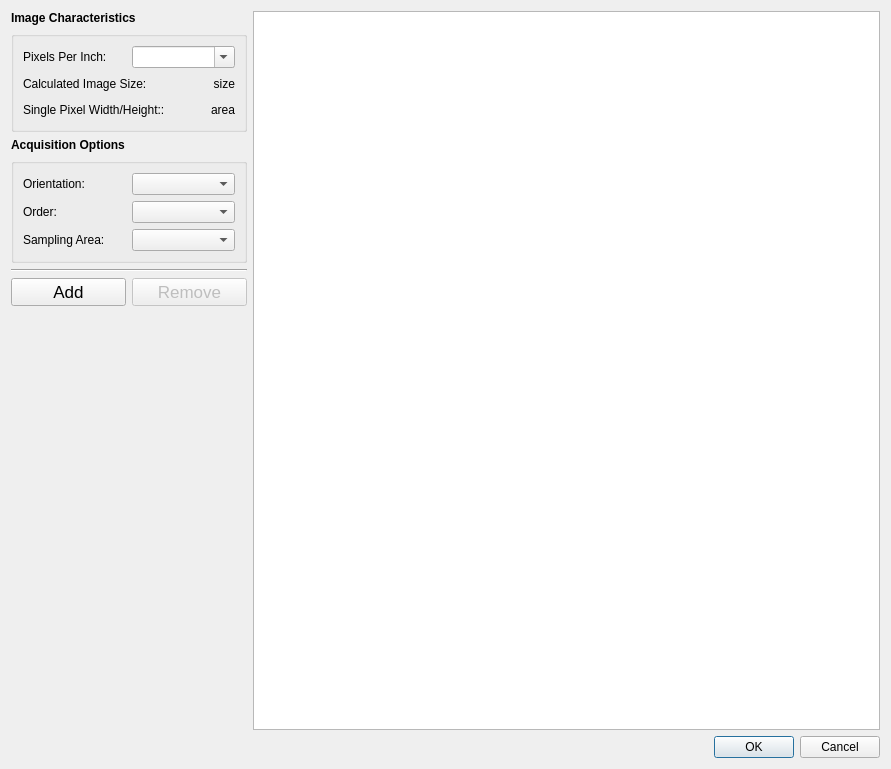
<?xml version="1.0" encoding="UTF-8"?>
<ui version="4.0">
 <class>Dialog</class>
 <widget class="QDialog" name="Dialog">
  <property name="windowModality">
   <enum>Qt::WindowModal</enum>
  </property>
  <property name="geometry">
   <rect>
    <x>0</x>
    <y>0</y>
    <width>891</width>
    <height>769</height>
   </rect>
  </property>
  <property name="windowTitle">
   <string>Load Cards - Slice From Image</string>
  </property>
  <property name="modal">
   <bool>true</bool>
  </property>
  <layout class="QVBoxLayout" name="verticalLayout_2">
   <item>
    <layout class="QHBoxLayout" name="horizontalLayout_8">
     <item>
      <layout class="QVBoxLayout" name="verticalLayout_4">
       <item>
        <widget class="QLabel" name="label_6">
         <property name="font">
          <font>
           <weight>75</weight>
           <bold>true</bold>
          </font>
         </property>
         <property name="text">
          <string>Image Characteristics</string>
         </property>
        </widget>
       </item>
       <item>
        <widget class="QGroupBox" name="groupBox_2">
         <property name="title">
          <string/>
         </property>
         <layout class="QVBoxLayout" name="verticalLayout_3">
          <item>
           <layout class="QHBoxLayout" name="horizontalLayout_4">
            <item>
             <widget class="QLabel" name="label_7">
              <property name="text">
               <string>Pixels Per Inch: </string>
              </property>
             </widget>
            </item>
            <item>
             <widget class="QComboBox" name="comboBoxDPI">
              <property name="editable">
               <bool>true</bool>
              </property>
             </widget>
            </item>
           </layout>
          </item>
          <item>
           <layout class="QHBoxLayout" name="horizontalLayout_5">
            <item>
             <widget class="QLabel" name="label_8">
              <property name="text">
               <string>Calculated Image Size: </string>
              </property>
             </widget>
            </item>
            <item>
             <spacer name="horizontalSpacer">
              <property name="orientation">
               <enum>Qt::Horizontal</enum>
              </property>
              <property name="sizeType">
               <enum>QSizePolicy::Preferred</enum>
              </property>
              <property name="sizeHint" stdset="0">
               <size>
                <width>0</width>
                <height>20</height>
               </size>
              </property>
             </spacer>
            </item>
            <item>
             <widget class="QLabel" name="label_size">
              <property name="text">
               <string>size</string>
              </property>
              <property name="alignment">
               <set>Qt::AlignRight|Qt::AlignTrailing|Qt::AlignVCenter</set>
              </property>
             </widget>
            </item>
           </layout>
          </item>
          <item>
           <layout class="QHBoxLayout" name="horizontalLayout_6">
            <item>
             <widget class="QLabel" name="label_9">
              <property name="text">
               <string>Single Pixel Width/Height::</string>
              </property>
             </widget>
            </item>
            <item>
             <spacer name="horizontalSpacer_2">
              <property name="orientation">
               <enum>Qt::Horizontal</enum>
              </property>
              <property name="sizeType">
               <enum>QSizePolicy::Minimum</enum>
              </property>
              <property name="sizeHint" stdset="0">
               <size>
                <width>40</width>
                <height>20</height>
               </size>
              </property>
             </spacer>
            </item>
            <item>
             <widget class="QLabel" name="label_pixel_area">
              <property name="sizePolicy">
               <sizepolicy hsizetype="Preferred" vsizetype="Preferred">
                <horstretch>0</horstretch>
                <verstretch>0</verstretch>
               </sizepolicy>
              </property>
              <property name="text">
               <string>area</string>
              </property>
              <property name="alignment">
               <set>Qt::AlignRight|Qt::AlignTrailing|Qt::AlignVCenter</set>
              </property>
             </widget>
            </item>
           </layout>
          </item>
         </layout>
        </widget>
       </item>
       <item>
        <widget class="QLabel" name="label_4">
         <property name="font">
          <font>
           <weight>75</weight>
           <bold>true</bold>
          </font>
         </property>
         <property name="text">
          <string>Acquisition Options</string>
         </property>
        </widget>
       </item>
       <item>
        <widget class="QGroupBox" name="groupBox">
         <property name="title">
          <string/>
         </property>
         <layout class="QVBoxLayout" name="verticalLayout">
          <item>
           <layout class="QHBoxLayout" name="horizontalLayout">
            <item>
             <widget class="QLabel" name="label_2">
              <property name="sizePolicy">
               <sizepolicy hsizetype="Minimum" vsizetype="Preferred">
                <horstretch>0</horstretch>
                <verstretch>0</verstretch>
               </sizepolicy>
              </property>
              <property name="text">
               <string>Orientation: </string>
              </property>
             </widget>
            </item>
            <item>
             <widget class="QComboBox" name="comboBoxOrientation"/>
            </item>
           </layout>
          </item>
          <item>
           <layout class="QHBoxLayout" name="horizontalLayout_2">
            <item>
             <widget class="QLabel" name="label_3">
              <property name="sizePolicy">
               <sizepolicy hsizetype="Minimum" vsizetype="Preferred">
                <horstretch>0</horstretch>
                <verstretch>0</verstretch>
               </sizepolicy>
              </property>
              <property name="text">
               <string>Order:</string>
              </property>
             </widget>
            </item>
            <item>
             <widget class="QComboBox" name="comboBoxOrder"/>
            </item>
           </layout>
          </item>
          <item>
           <layout class="QHBoxLayout" name="horizontalLayout_3">
            <item>
             <widget class="QLabel" name="label_5">
              <property name="sizePolicy">
               <sizepolicy hsizetype="Minimum" vsizetype="Preferred">
                <horstretch>0</horstretch>
                <verstretch>0</verstretch>
               </sizepolicy>
              </property>
              <property name="text">
               <string>Sampling Area: </string>
              </property>
             </widget>
            </item>
            <item>
             <widget class="QComboBox" name="comboBoxScale"/>
            </item>
           </layout>
          </item>
         </layout>
        </widget>
       </item>
       <item>
        <widget class="Line" name="line">
         <property name="orientation">
          <enum>Qt::Horizontal</enum>
         </property>
        </widget>
       </item>
       <item>
        <layout class="QHBoxLayout" name="horizontalLayout_7">
         <item>
          <widget class="QPushButton" name="buttonAddCard">
           <property name="enabled">
            <bool>true</bool>
           </property>
           <property name="font">
            <font>
             <pointsize>13</pointsize>
             <weight>50</weight>
             <bold>false</bold>
            </font>
           </property>
           <property name="toolTip">
            <string>Add Single Card</string>
           </property>
           <property name="toolTipDuration">
            <number>5000</number>
           </property>
           <property name="text">
            <string>Add</string>
           </property>
           <property name="icon">
            <iconset>
             <normaloff>icon_add.png</normaloff>icon_add.png</iconset>
           </property>
           <property name="checkable">
            <bool>false</bool>
           </property>
          </widget>
         </item>
         <item>
          <widget class="QPushButton" name="buttonRemoveCard">
           <property name="enabled">
            <bool>false</bool>
           </property>
           <property name="font">
            <font>
             <pointsize>13</pointsize>
             <weight>50</weight>
             <bold>false</bold>
            </font>
           </property>
           <property name="toolTip">
            <string>Remove Selected Card(s)</string>
           </property>
           <property name="toolTipDuration">
            <number>5000</number>
           </property>
           <property name="text">
            <string>Remove</string>
           </property>
           <property name="icon">
            <iconset>
             <normaloff>icon_remove.png</normaloff>icon_remove.png</iconset>
           </property>
          </widget>
         </item>
        </layout>
       </item>
       <item>
        <spacer name="verticalSpacer">
         <property name="orientation">
          <enum>Qt::Vertical</enum>
         </property>
         <property name="sizeHint" stdset="0">
          <size>
           <width>20</width>
           <height>40</height>
          </size>
         </property>
        </spacer>
       </item>
      </layout>
     </item>
     <item>
      <widget class="PlotWidget" name="plotWidget"/>
     </item>
    </layout>
   </item>
   <item>
    <widget class="QDialogButtonBox" name="buttonBox">
     <property name="orientation">
      <enum>Qt::Horizontal</enum>
     </property>
     <property name="standardButtons">
      <set>QDialogButtonBox::Cancel|QDialogButtonBox::Ok</set>
     </property>
    </widget>
   </item>
  </layout>
 </widget>
 <customwidgets>
  <customwidget>
   <class>PlotWidget</class>
   <extends>QGraphicsView</extends>
   <header>pyqtgraph</header>
  </customwidget>
 </customwidgets>
 <resources/>
 <connections>
  <connection>
   <sender>buttonBox</sender>
   <signal>accepted()</signal>
   <receiver>Dialog</receiver>
   <slot>accept()</slot>
   <hints>
    <hint type="sourcelabel">
     <x>248</x>
     <y>254</y>
    </hint>
    <hint type="destinationlabel">
     <x>157</x>
     <y>274</y>
    </hint>
   </hints>
  </connection>
  <connection>
   <sender>buttonBox</sender>
   <signal>rejected()</signal>
   <receiver>Dialog</receiver>
   <slot>reject()</slot>
   <hints>
    <hint type="sourcelabel">
     <x>316</x>
     <y>260</y>
    </hint>
    <hint type="destinationlabel">
     <x>286</x>
     <y>274</y>
    </hint>
   </hints>
  </connection>
 </connections>
</ui>
